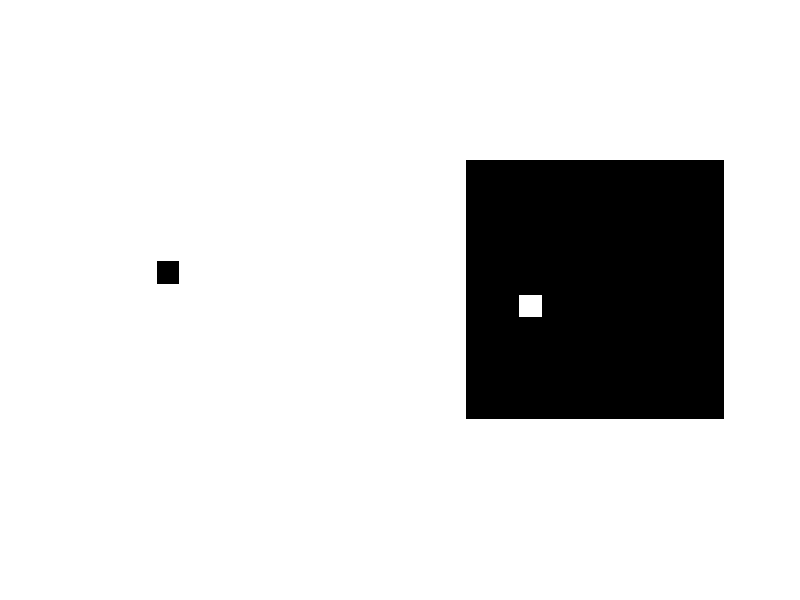

MATLAB code for this plot:
pkg load image

function M = black_square(min,max) % return a matrix 
% min is used for minimum length or width of matrix
% max is used for maximum length or width of matrix
m = round(min + (max-min)*rand()); % random length of rows with in the range of min-max 
n = round(min+ (max-min)*rand()); % random length of columns with in the range of min-max 
M = ones(m, n); % create an m x n matrix of ones
min_square_size = 8;
x = round((min_square_size+1) + ((n-min_square_size)-(min_square_size+1))*rand()); % we want a random point within our matrix as a starter, so we get 2 random points x,y
y = round((min_square_size+1) + ((m-min_square_size)-(min_square_size+1))*rand()*rand()); 
max_square_size = round(sqrt(n*m) * .25); 
appropriate_size = false; % a flag that will tell us if the square will be able to fit within the picture, starts as false
while (appropriate_size!=true)
  square_length = round(min_square_size + (max_square_size-min_square_size)*rand());% within range from min_square_size to max_square_size 
  if (x+square_length+2<n && y+square_length+2<m)
    appropriate_size = true;
  endif
endwhile  
i = 1;
while (i<square_length) % we iterate each row
  for (j=1:square_length) % we iterate column
    M(y+j,x+i)=0;
  endfor  
  i = i+1
endwhile
display(square_length);
endfunction

function coordinates = coordinates(I)
I = edge(I,'sobel'); % sobel was one the kernels used for edge detection
end_loop_flag = false; % the code is pretty self explantory, the first set of for loops allows us to get the top right corner and so on
bottom_left_corner= [];
top_right_corner = [];
[r,c]=size(I);
for i=1:r
  if(end_loop_flag == true)
    break;
  endif
  for j=1:c
   element=I(i,j);
   if(element==1) 
    top_right_corner= [j,i];
    end_loop_flag = true;
  endif
endfor
endfor
for i=1:r
  for j=1:c
   element=I(i,j);
   if(element==1) 
    bottom_left_corner= [j,i];
    break;
  endif
endfor
endfor
coordinates =[top_right_corner,bottom_left_corner,size(I)]; % we want to return the top right coordinate to regenerate the image 
endfunction

function transform = two_dimensional_transforms( coordinate,transformation)% takes in coordinates (array), and the type of transformation (string), returns the transformed matrix
m = coordinate(end-1);
n = coordinate(end);
M = zeros(m,n);
y = coordinate(1,3)
x = coordinate(1,2)
a =  round(sqrt(n+m) * .125); 
translate_direction = round(1 + (2-1)*rand()); % where to translate the square 1 = x direction, 2 = y direction
length = coordinate(1,1)-coordinate(1,3) + 2;
b = false; 
translation_quantity = 0;

if(strcmp('translate',transformation) ||strcmp('2Drigidbodymotion',transformation)) % incase we want to rotate and translate, the translation can simply be done like this but we will no longer generate the squre for other transformations
while (b!=true)
 translation_quantity = round(1 + (a-1)*rand()); % how much we want to translate it by 
  if (x+translation_quantity+length+10<n && translate_direction==1)
    b= true;
  endif
  if (y+translation_quantity+length+10<m && translate_direction==2)
    b= true;
  endif
endwhile
if(translate_direction==1)
x = x-translation_quantity; 
elseif(translate_direction==2)
y = y-translation_quantity;
endif  
i = 1;
while (i<length) 
  for (j=1:length) 
    M(y+j,x+i)=1;
  endfor  
  i = i+1
endwhile
endif


if(strcmp('2Drigidbodymotion',transformation))
M = transpose(M); % to rotate 90 degress we first transpose then reverse each row
M = flip(M);
endif



transform = M;
endfunction  


M = black_square(200,200); 
c = coordinates(M)

translation = two_dimensional_transforms(c,'translate'); 
subplot(1,2,1);
imshow(M);
subplot(1,2,2);
imshow(translation);

translation = two_dimensional_transforms(c,'2Drigidbodymotion'); 
subplot(1,2,1);
imshow(M);
subplot(1,2,2);
imshow(translation);
